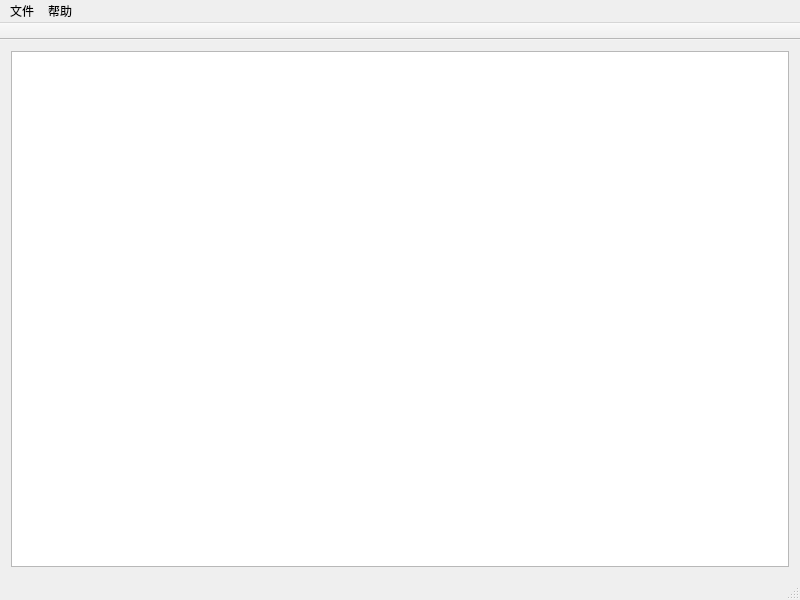
<?xml version="1.0" encoding="UTF-8"?>
<ui version="4.0">
 <class>MainWindow</class>
 <widget class="QMainWindow" name="MainWindow">
  <property name="geometry">
   <rect>
    <x>0</x>
    <y>0</y>
    <width>800</width>
    <height>600</height>
   </rect>
  </property>
  <property name="windowTitle">
   <string>HTYHex</string>
  </property>
  <property name="windowIcon">
   <iconset>
    <normaloff>icon.png</normaloff>icon.png</iconset>
  </property>
  <widget class="QWidget" name="centralWidget">
   <layout class="QVBoxLayout" name="verticalLayout">
    <item>
     <widget class="QTextEdit" name="textEdit"/>
    </item>
   </layout>
  </widget>
  <widget class="QMenuBar" name="menuBar">
   <property name="geometry">
    <rect>
     <x>0</x>
     <y>0</y>
     <width>800</width>
     <height>24</height>
    </rect>
   </property>
   <widget class="QMenu" name="menu">
    <property name="title">
     <string>文件</string>
    </property>
    <addaction name="action_open"/>
    <addaction name="action_save"/>
    <addaction name="action_saveAs"/>
    <addaction name="action_quit"/>
   </widget>
   <widget class="QMenu" name="menu_2">
    <property name="title">
     <string>帮助</string>
    </property>
    <addaction name="action_about"/>
   </widget>
   <addaction name="menu"/>
   <addaction name="menu_2"/>
  </widget>
  <widget class="QToolBar" name="mainToolBar">
   <property name="movable">
    <bool>false</bool>
   </property>
   <attribute name="toolBarArea">
    <enum>TopToolBarArea</enum>
   </attribute>
   <attribute name="toolBarBreak">
    <bool>false</bool>
   </attribute>
  </widget>
  <widget class="QStatusBar" name="statusBar"/>
  <action name="action_open">
   <property name="text">
    <string>打开</string>
   </property>
   <property name="shortcut">
    <string>Ctrl+O</string>
   </property>
  </action>
  <action name="action_quit">
   <property name="text">
    <string>退出</string>
   </property>
   <property name="shortcut">
    <string>Ctrl+Q</string>
   </property>
  </action>
  <action name="action_save">
   <property name="text">
    <string>保存</string>
   </property>
   <property name="shortcut">
    <string>Ctrl+S</string>
   </property>
  </action>
  <action name="action_saveAs">
   <property name="text">
    <string>另存为</string>
   </property>
   <property name="shortcut">
    <string>Ctrl+Shift+S</string>
   </property>
  </action>
  <action name="action_about">
   <property name="text">
    <string>关于</string>
   </property>
   <property name="shortcut">
    <string>F1</string>
   </property>
  </action>
 </widget>
 <layoutdefault spacing="6" margin="11"/>
 <resources/>
 <connections/>
</ui>
